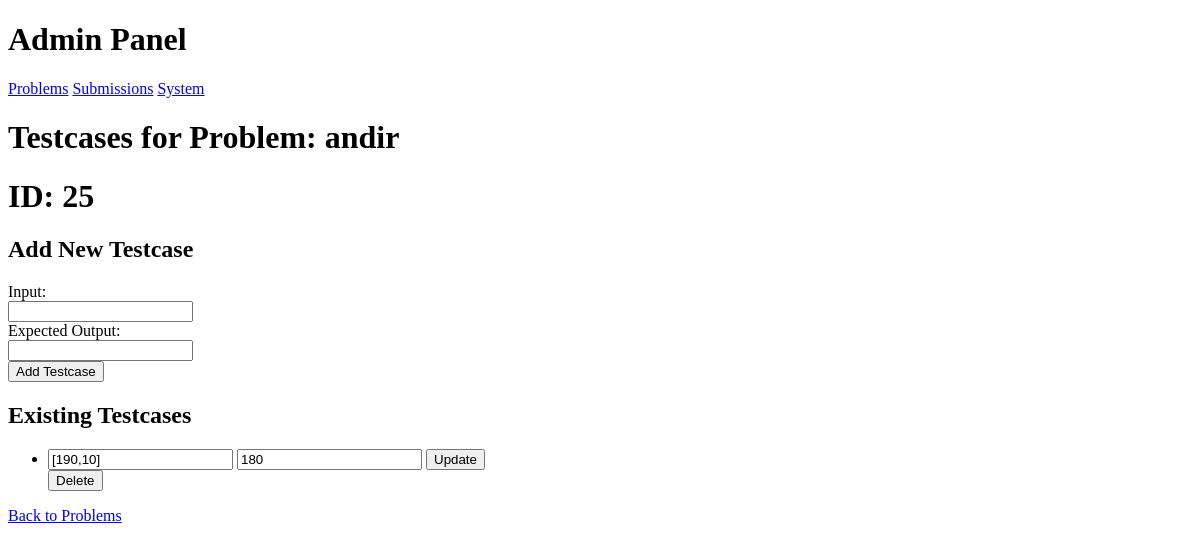
The app's page /admin/problem/25/testcases, older data.
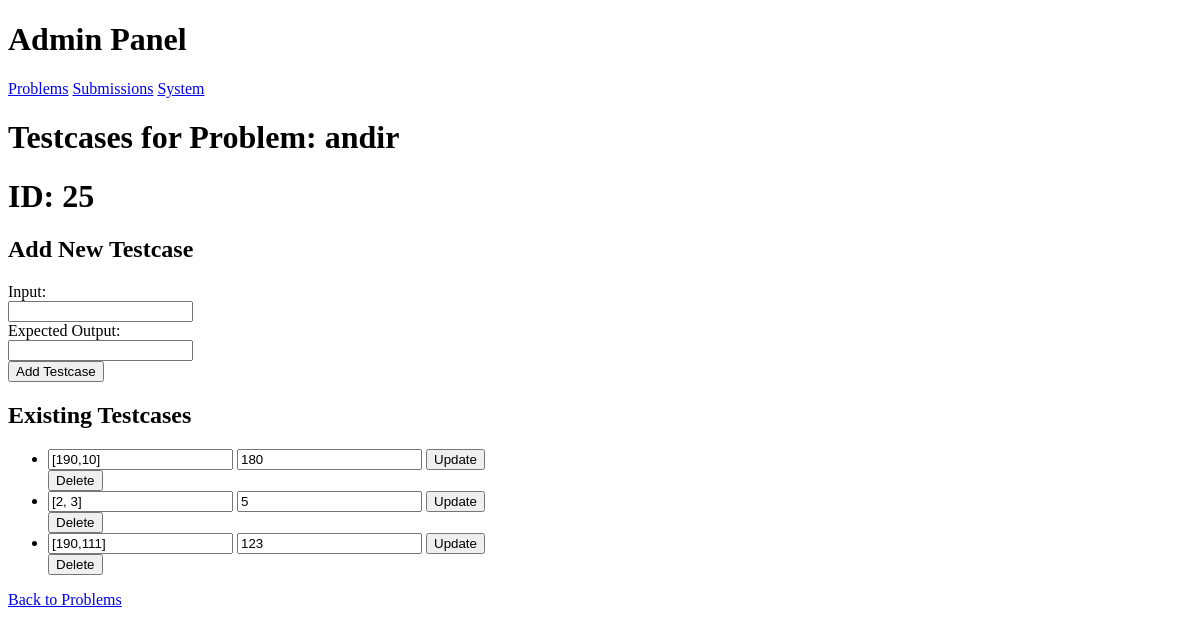
The same page, newer data.
### tables this page shows
CREATE TABLE problems (
    id INTEGER PRIMARY KEY AUTOINCREMENT,
    title TEXT NOT NULL,
    description TEXT NOT NULL);

CREATE TABLE test_cases (
    id INTEGER PRIMARY KEY AUTOINCREMENT,
    problem_id INTEGER,
    input TEXT NOT NULL,
    expected TEXT NOT NULL,
    FOREIGN KEY(problem_id) REFERENCES problems(id)
);

### run.py (the view)
@app.route("/admin/problem/<int:problem_id>/testcases")
def admin_testcases(problem_id):
    conn = get_db_connection()
    conn.commit()
    problem = conn.execute("SELECT * FROM problems WHERE id = ?", (problem_id,)).fetchone()
    testcases = conn.execute("SELECT * FROM test_cases WHERE problem_id = ?", (problem_id,)).fetchall()
    conn.close()
    if problem is None:
        return f"⚠️ Problem with id {problem_id} not found", 404
    return render_template("admin/adminTestcases.html", problem=problem, testcases=testcases, id=problem_id)

### run.py (called while the page is built)
def get_db_connection():
    conn = sqlite3.connect(DB_PATH)
    conn.row_factory = sqlite3.Row
    return conn

### templates/admin/adminTestcases.html (shortened to what this page needs)
{% extends "admin/admin.html"%}
{% block content %}
<h1>Testcases for Problem: {{ problem['title'] }}</h1>
<h1>ID: {{problem['id']}}</h1>
    <h2>Add New Testcase</h2>
    <form method="post" action="{{ url_for('add_testcase', problem_id=problem['id']) }}">
        <label>Input:</label><br>
        <input type="text" name="input_data" required><br>
        <label>Expected Output:</label><br>
        <input type="text" name="expected_output" required><br>
        <button type="submit">Add Testcase</button>
    </form>
    <h2>Existing Testcases</h2>
    <ul>
        {% for tc in testcases %}
        <li>
            <form method="post" action="{{ url_for('edit_testcase', problem_id=problem['id'], testcase_id=tc['id']) }}">
                <input type="text" name="input_data" value="{{ tc['input'] }}" required >
                <input type="text" name="expected_output" value="{{ tc['expected'] }}" required>
                <button type="submit">Update</button>
            </form>
            <form method="post" action="{{ url_for('delete_testcase', problem_id=problem['id'], testcase_id=tc['id']) }}" style="display:inline;">
                <button type="submit">Delete</button>
            </form>
        </li>
        {% else %}
        <li>No testcases yet.</li>
        {% endfor %}
    </ul>
    <p><a href="{{ url_for('edit_problem', id=id) }}">Back to Problems</a></p>
{% endblock %}

### templates/admin/admin.html (shortened to what this page needs)
<!DOCTYPE html>
<html lang="en">
<head>
    <link rel="stylesheet" href="{{ url_for('static', filename='style.css') }}">
</head>
<body>
    <header>
        <h1>Admin Panel</h1>
        <nav>
            <a href="{{ url_for('adminProblem') }}">Problems</a>
            <a href="{{ url_for('adminSubmissions') }}">Submissions</a>
            <a href="{{ url_for('adminSystem') }}">System</a>
        </nav>
    </header>
    <main>
        {% block content %}{% endblock %}
    </main>
</body>
</html>

Row changes from the older to the newer data that the page shows:
added test_cases: input_data "[2, 3]", expected_output "5"
added test_cases: input_data "[190,111]", expected_output "123"
